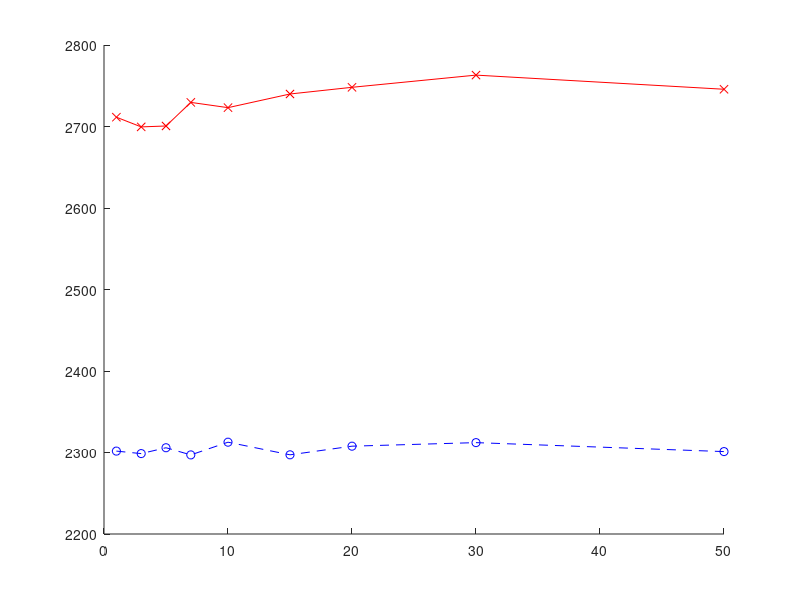

The MATLAB script that drew this image:
B = [2711.414439,2699.516683,2700.634435,2729.580479,2723.129150,2739.886774,2748.097626,2763.057874,2745.704746];
A = [2301.717425,2298.658423,2305.848528,2297.055135,2312.646911,2297.171025,2307.760076,2312.119897,2301.114264];


ks = [1,3,5,7,10,15,20,30,50];

hold on
plot(ks,A,'--ob')
plot(ks,B,'-xr')
hold off